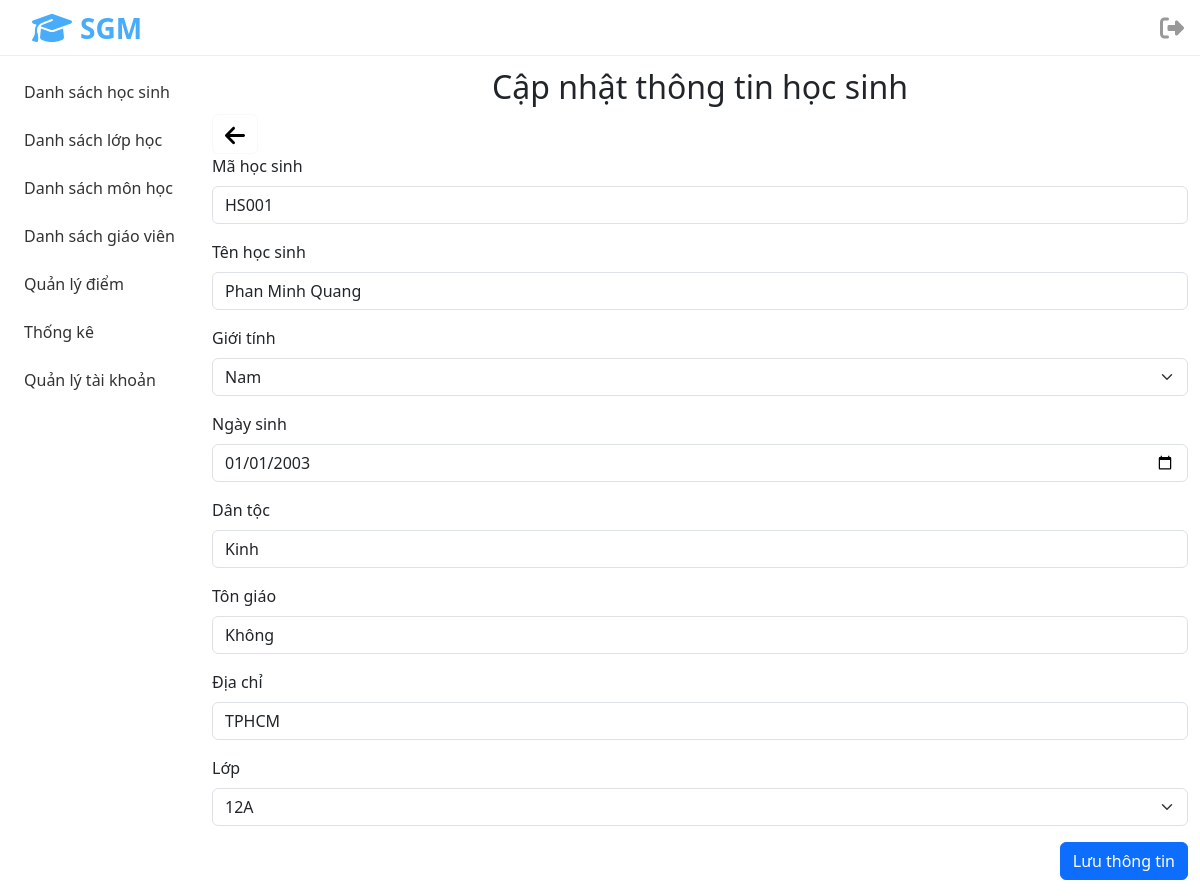
Page /views/students/edit.php?sid=HS001 (signed in) on the committed database.
### tables this page shows
CREATE TABLE `hocsinh` (
  `MaHS` varchar(10) NOT NULL,
  `TenHS` varchar(255) NOT NULL,
  `GioiTinh` varchar(10) NOT NULL,
  `NgaySinh` date NOT NULL,
  `DanToc` varchar(255) DEFAULT NULL,
  `TonGiao` varchar(255) DEFAULT NULL,
  `DiaChi` varchar(255) DEFAULT NULL,
  `MaLop` varchar(10) DEFAULT NULL
);

### models/students/edit.php (called while the page is built)
<?php
$idStd = $_GET["sid"];
$dirRoot = strstr(__DIR__, '\models', true);
require_once $dirRoot . '/connection.php';
$sql = "SELECT * FROM `hocsinh` WHERE `MaHS` = '$idStd'";
$result = $conn->query($sql);
$row = $result->fetch_assoc();

### views/students/edit.php (the view, shortened to what this page needs)
<?php
$dirRoot = strstr(__DIR__, '\views', true);
require_once $dirRoot . '/models/students/edit.php';
?>
<!DOCTYPE html>
<html lang="en">
<head>
  <link href="https://cdn.jsdelivr.net/npm/bootstrap@5.3.2/dist/css/bootstrap.min.css" rel="stylesheet" />
  <link rel="stylesheet" href="/assets/css/style.css" />
</head>
<body>
  <div class="container-fluid">
    <div class="row mt-68">
      <div class="col-2">
      </div>
      <div class="col-10">
        <h2 class="text-center">Cập nhật thông tin học sinh</h2>
        <a href="/views/students/list.php" class="btn btn-outline-light" type="" id="button-addon2">
          <img class="btn-hover w-20" src="/assets/imgs/back.svg" alt="Quay lại" />
        </a>
        <form action="/controllers/Student.php" method="post">
          <div class="mb-3">
            <label class="form-label" for="studentId">Mã học sinh</label>
            <input readonly type="text" class="form-control" name="studentId" value="<?php echo $row['MaHS'] ?>" />
          </div>
          <div class="mb-3">
            <label class="form-label" for="studentName">Tên học sinh</label>
            <input required type="text" class="form-control" name="studentName" value="<?php echo $row['TenHS'] ?>" />
          </div>
          <div class="mb-3">
            <label class="form-label" for="studentGender">Giới tính</label>
            <select required class="form-select" id="inputGroupSelect01" name="studentGender">
              <option selected><?php echo $row['GioiTinh'] ?></option>
            </select>
          </div>
          <div class="mb-3">
            <label class="form-label" for="studentDOB">Ngày sinh</label>
            <input required type="date" class="form-control" name="studentDOB" value="<?php echo $row['NgaySinh'] ?>" />
          </div>
          <div class="mb-3">
            <label class="form-label" for="studentNation">Dân tộc</label>
            <input required type="text" class="form-control" name="studentNation" value="<?php echo $row['DanToc'] ?>" />
          </div>
          <div class="mb-3">
            <label class="form-label" for="studentReligion">Tôn giáo</label>
            <input required type="text" class="form-control" name="studentReligion" value="<?php echo $row['TonGiao'] ?>" />
          </div>
          <div class="mb-3">
            <label class="form-label" for="studentAddress">Địa chỉ</label>
            <input required type="text" class="form-control" name="studentAddress" value="<?php echo $row['DiaChi'] ?>" />
          </div>
          <div class="mb-3">
            <label class="form-label" for="studentClass">Lớp</label>
            <select required class="form-select" name="studentClass">
              <option selected><?php echo $row['MaLop'] ?></option>
            </select>
          </div>
          <div class="d-grid gap-2 d-md-flex justify-content-md-end">
            <button type="submit" class="btn btn-primary mb-3">
              Lưu thông tin
            </button>
          </div>
        </form>
      </div>
    </div>
  </div>
</body>
</html>

### assets/css/style.css (style rules this page uses)
:root { --primary-color: #47acfa; }
.mt-68 { margin-top: 68px; }
.w-20 { width: 20px; }

### assets/css/header.css (style rules this page uses)
.header__container { position: fixed; top: 0; left: 0; width: 100%; height: 56px; z-index: 999; display: flex; justify-content: space-between; align-items: center; border-bottom: 1px solid #eee; background-color: #fff; }
.header__logo { text-decoration: none; display: flex; align-items: center; user-select: none; cursor: pointer; margin-left: 32px; }
.header__logo-img { width: 40px; margin-right: 8px; }
.header__logo-name { font-size: 28px; font-weight: 700; color: var(--primary-color); }
.header__logout { margin-right: 16px; cursor: pointer; }
.header__logout-img { width: 24px; }

### assets/css/navbar.css (style rules this page uses)
* { margin: 0; padding: 0; box-sizing: border-box; }
.navbar__container { position: fixed; }
.navbar__list { list-style: none; margin: 0; padding: 0; }
.navbar__link { width: 228px; text-decoration: none; color: #333; font-size: 16px; display: block; padding: 12px; border-radius: 8px; }

### rows in the picture
hocsinh: studentId "HS001", studentName "Phan Minh Quang", studentGender "Nam", studentDOB "01/01/2003", studentNation "Kinh", studentReligion "Không", studentAddress "TPHCM", studentClass "12A"
